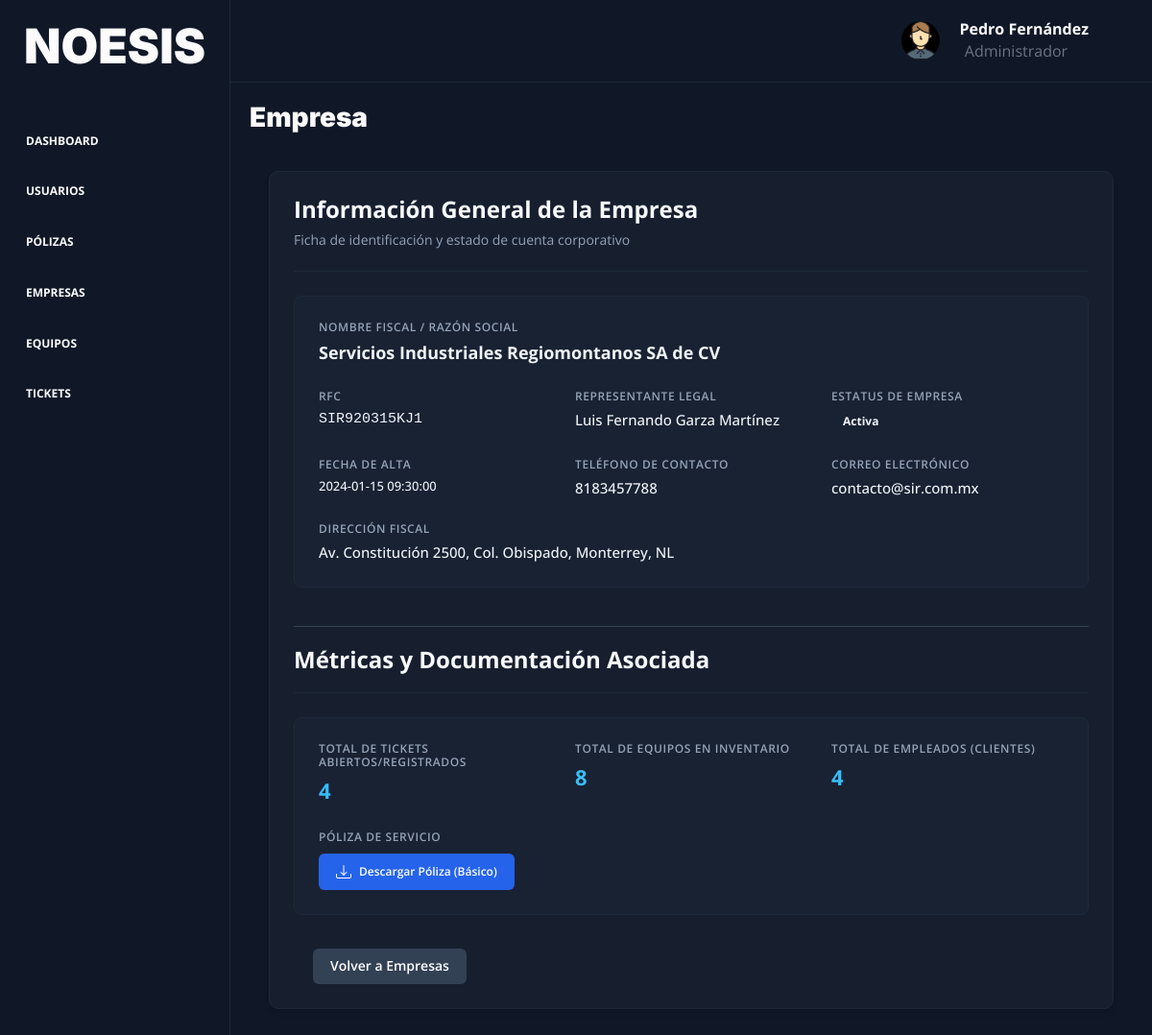
Page /empresas/ver?id=2 (signed in) on the committed database.
### tables this page shows
CREATE TABLE `empresa` (
  `id` int NOT NULL AUTO_INCREMENT,
  `nombre_fiscal` varchar(100) NOT NULL,
  `rfc` varchar(15) NOT NULL,
  `direccion` varchar(255) NOT NULL,
  `correo` varchar(70) NOT NULL,
  `telefono` varchar(20) NOT NULL,
  `representante_legal` varchar(100) NOT NULL,
  `estatus` enum('Activa','Inactiva','Suspendida') NOT NULL,
  `fecha_alta` datetime NOT NULL,
  PRIMARY KEY (`id`),
  UNIQUE KEY `rfc` (`rfc`)
);

CREATE TABLE `poliza` (
  `id` int NOT NULL AUTO_INCREMENT,
  `id_empresa` int NOT NULL,
  `numero_poliza` varchar(45) NOT NULL,
  `tipo_plan` enum('Básico','Estándar','Premium') NOT NULL,
  `costo` decimal(12,2) NOT NULL,
  `monto_cobertura` decimal(12,2) NOT NULL,
  `poliza_pdf` varchar(255) NOT NULL,
  `periodo` enum('Mensual','Bimestral','Trimestral','Tetramestral','Semestral','Anual') DEFAULT NULL,
  `estatus` enum('Vigente','Finalizada','Cancelada') NOT NULL,
  `fecha_inicio` date DEFAULT NULL,
  `fecha_vencimiento` date DEFAULT NULL,
  PRIMARY KEY (`id`),
  KEY `id_empresa_FK_idx` (`id_empresa`),
  CONSTRAINT `id_poliza_empresa_FK` FOREIGN KEY (`id_empresa`) REFERENCES `empresa` (`id`)
);

### controllers/EmpresaController.php (called while the page is built, shortened)
<?php
class EmpresaController {
    public static function verEmpresa(Router $router) {
        $id = $_GET['id'] ?? null;
        $id = filter_var($id, FILTER_VALIDATE_INT);
        $empresa = Empresa::find($id);
        $empresa->total_tickets   = Ticket::contarWhere('id_empresa', $empresa->id);
        $empresa->total_equipos   = Equipo::contarWhere('id_empresa', $empresa->id);
        $empresa->total_empleados = Cliente::contarWhere('id_empresa', $empresa->id);
        $empresa->poliza = Poliza::findVigenteByEmpresa($id);
        $router->render('dashboard/empresas/empresa-ver', [
            'titulo' => 'Detalle de Empresa',
            'empresa' => $empresa
        ]);
    }
}

### public/index.php (called while the page is built, shortened)
<?php
$router = new Router();
$router->get('/', [LoginController::class, 'Login']);
$router->post('/', [LoginController::class, 'Login']);
$router->get('/recuperar', [LoginController::class, 'recuperar']);
$router->post('/recuperar', [LoginController::class, 'recuperar']);
$router->get('/logout', [LoginController::class, 'logout']);
$router->get('/confirmar-cuenta', [LoginController::class, 'confirmarCuenta']);
$router->post('/confirmar-cuenta', [LoginController::class, 'confirmarCuenta']);
$router->get('/dashboard', [DashboardController::class, 'index']);
$router->get('/usuarios', [UsuariosController::class, 'usuarios']);
$router->get('/usuarios/agregar-trabajador', [UsuariosController::class, 'agregarUsuarioEmpleado']);
$router->post('/usuarios/agregar-trabajador', [UsuariosController::class, 'agregarUsuarioEmpleado']);
$router->post('/usuarios/eliminar-trabajador', [UsuariosController::class, 'eliminarUsuarioEmpleado']);
$router->get('/usuarios/editar-trabajador', [UsuariosController::class, 'editarUsuarioEmpleado']);
$router->post('/usuarios/editar-trabajador', [UsuariosController::class, 'editarUsuarioEmpleado']);
$router->get('/usuarios/agregar-cliente', [UsuariosController::class, 'agregarUsuarioCliente']);
$router->post('/usuarios/agregar-cliente', [UsuariosController::class, 'agregarUsuarioCliente']);
$router->post('/usuarios/eliminar-cliente', [UsuariosController::class, 'eliminarUsuarioCliente']);
$router->get('/usuarios/editar-cliente', [UsuariosController::class, 'editarUsuarioCliente']);
$router->post('/usuarios/editar-cliente', [UsuariosController::class, 'editarUsuarioCliente']);
$router->get('/empresas', [EmpresaController::class, 'empresas']);
$router->get('/empresas/agregar', [EmpresaController::class, 'agregarEmpresa']);
$router->post('/empresas/agregar', [EmpresaController::class, 'agregarEmpresa']);
$router->post('/empresas/eliminar', [EmpresaController::class, 'eliminarEmpresa']);
$router->get('/empresas/editar', [EmpresaController::class, 'editarEmpresa']);
$router->post('/empresas/editar', [EmpresaController::class, 'editarEmpresa']);
$router->get('/polizas', [PolizaController::class, 'polizas']);
$router->get('/polizas/agregar', [PolizaController::class, 'agregarPoliza']);
$router->post('/polizas/agregar', [PolizaController::class, 'agregarPoliza']);
$router->post('/polizas/eliminar', [PolizaController::class, 'eliminarPoliza']);
$router->get('/polizas/editar', [PolizaController::class, 'editarPoliza']);
$router->post('/polizas/editar', [PolizaController::class, 'editarPoliza']);
$router->get('/equipos', [EquipoController::class, 'equipos']);
$router->get('/equipos/agregar', [EquipoController::class, 'agregarEquipo']);
$router->post('/equipos/agregar', [EquipoController::class, 'agregarEquipo']);
$router->post('/equipos/eliminar', [EquipoController::class, 'eliminarEquipo']);
$router->get('/equipos/editar', [EquipoController::class, 'editarEquipo']);
$router->post('/equipos/editar', [EquipoController::class, 'editarEquipo']);
$router->get('/equipos/ver', [EquipoController::class, 'verEquipo']);
$router->get('/empresas/ver', [EmpresaController::class, 'verEmpresa']);
$router->get('/tickets', [TicketController::class, 'tickets']);
$router->get('/tickets/agregar', [TicketController::class, 'agregarTicket']);
$router->post('/tickets/agregar', [TicketController::class, 'agregarTicket']);
$router->get('/tickets/editar', [TicketController::class, 'editarTicket']);
$router->post('/tickets/editar', [TicketController::class, 'editarTicket']);
$router->get('/tickets/detalle', [TicketController::class, 'verDetalleTicket']);
$router->get('/tickets/seguimiento', [TicketController::class, 'seguimientoTecnico']);
$router->post('/tickets/seguimiento', [TicketController::class, 'seguimientoTecnico']);
$router->comprobarRutas();

### models/ActiveRecord.php (called while the page is built, shortened)
<?php
class ActiveRecord {
    protected static $db;
    protected static $tabla = '';
    public static function setDB($database) {
        self::$db = $database;
    }
    public static function find($id) {
        $query = "SELECT * FROM " . static::$tabla  ." WHERE id = $id";
        $resultado = self::consultarSQL($query);
        return array_shift( $resultado ) ;
    }
    public static function consultarSQL($query) {
        $resultado = self::$db->query($query);
        $array = [];
        while($registro = $resultado->fetch_assoc()) {
            $array[] = static::crearObjeto($registro);
        }
        return $array;
    }
    protected static function crearObjeto($registro) {
        $objeto = new static;
        foreach($registro as $key => $value ) {
            if(property_exists( $objeto, $key  )) {
                $objeto->$key = $value;
            }
        }
        return $objeto;
    }
}

### includes/funciones.php (called while the page is built, shortened)
<?php
function s($html) : string {
    $s = htmlspecialchars($html);
    return $s;
}

### models/Poliza.php (called while the page is built, shortened)
<?php
class Poliza extends ActiveRecord {
    public static function findVigenteByEmpresa($id_empresa) {
        $query = "SELECT * FROM poliza WHERE id_empresa = " . (int)$id_empresa . " AND estatus = 'Vigente' LIMIT 1";
        $resultado = self::consultarSQL($query);
        return array_shift($resultado);
    }
}

### views/dashboard/empresas/empresa-ver.php (the view, shortened to what this page needs)
<?php include_once __DIR__ . '/../header-dashboard.php'; ?>
<div class="vista-detalle-layout">
    <h3>Empresa</h3>
    <div class="tarjeta-detalle">
        <div class="detalle-header" style="display: flex; justify-content: space-between; align-items: center;">
            <div>
                <h4>Información General de la Empresa</h4>
                <p>Ficha de identificación y estado de cuenta corporativo</p>
            </div>
        </div>
        <div class="ficha-tecnica-grid">
            <div class="ficha-item ancho-completo">
                <span class="ficha-label">Nombre Fiscal / Razón Social</span>
                <span class="ficha-value" style="font-size: 1.8rem; font-weight: bold;"><?php echo s($empresa->nombre_fiscal); ?></span>
            </div>
            <div class="ficha-item">
                <span class="ficha-label">RFC</span>
                <span class="ficha-value" style="font-family: monospace; font-size: 1.5rem;"><?php echo s($empresa->rfc); ?></span>
            </div>
            <div class="ficha-item">
                <span class="ficha-label">Representante Legal</span>
                <span class="ficha-value"><?php echo s($empresa->representante_legal); ?></span>
            </div>
            <div class="ficha-item">
                <span class="ficha-label">Estatus de Empresa</span>
                <span class="ficha-value">
                    <span class="detalle-badge <?php echo strtolower(s($empresa->estatus)); ?>">
                        <?php echo s($empresa->estatus); ?>
                    </span>
                </span>
            </div>
            <div class="ficha-item">
                <span class="ficha-label">Fecha de Alta</span>
                <span class="ficha-value" style="font-size: 1.3rem;"><?php echo s($empresa->fecha_alta); ?></span>
            </div>
            <div class="ficha-item">
                <span class="ficha-label">Teléfono de Contacto</span>
                <span class="ficha-value"><?php echo s($empresa->telefono); ?></span>
            </div>
            <div class="ficha-item">
                <span class="ficha-label">Correo Electrónico</span>
                <span class="ficha-value"><?php echo s($empresa->correo); ?></span>
            </div>
            <div class="ficha-item ancho-completo">
                <span class="ficha-label">Dirección Fiscal</span>
                <span class="ficha-value"><?php echo s($empresa->direccion); ?></span>
            </div>
        </div>
        <div class="detalle-header" style="margin-top: 4rem; border-top: 1px solid #334155; padding-top: 2rem;">
            <h4>Métricas y Documentación Asociada</h4>
        </div>
        <div class="ficha-tecnica-grid">
            <div class="ficha-item">
                <span class="ficha-label">Total de Tickets Abiertos/Registrados</span>
                <span class="ficha-value" style="font-size: 2.2rem; font-weight: bold; color: #38bdf8;">
                    <?php echo (int) $empresa->total_tickets; ?>
                </span>
            </div>
            <div class="ficha-item">
                <span class="ficha-label">Total de Equipos en Inventario</span>
                <span class="ficha-value" style="font-size: 2.2rem; font-weight: bold; color: #38bdf8;">
                    <?php echo (int) $empresa->total_equipos; ?>
                </span>
            </div>
            <div class="ficha-item">
                <span class="ficha-label">Total de Empleados (Clientes)</span>
                <span class="ficha-value" style="font-size: 2.2rem; font-weight: bold; color: #38bdf8;">
                    <?php echo (int) $empresa->total_empleados; ?>
                </span>
            </div>
            <div class="ficha-item">
                <span class="ficha-label">Póliza de Servicio</span>
                <span class="ficha-value">
                    <?php if(!empty($empresa->poliza) && !empty($empresa->poliza->poliza_pdf)): ?>
                        <?php
                            $ruta_archivo = "/build/pdf/polizas/" . s($empresa->id) . "/" . s($empresa->poliza->poliza_pdf);
                        ?>
                        <a href="<?php echo $ruta_archivo; ?>"
                        download="<?php echo s($empresa->poliza->poliza_pdf); ?>"
                        target="_blank"
                        class="btn-imprimir"
                        style="display: inline-flex; align-items: center; text-decoration: none; font-size: 1.2rem; margin-top: 0.5rem;">
                            Descargar Póliza (<?php echo s($empresa->poliza->tipo_plan); ?>)
                        </a>
                    <?php else: ?>
                        <span style="color: #94a3b8; font-style: italic; font-size: 1.3rem; display: block; margin-top: 0.8rem;">
                            No cuenta con una póliza vigente registrada
                        </span>
                    <?php endif; ?>
                </span>
            </div>
        </div>
        <?php if($rol === 'Cliente'): ?>
        <?php else: ?>
            <div class="contenedor-botones" style="margin-top: 3rem;">
                <a href="/empresas" class="btn-imprimir" style="text-decoration: none; background-color: #334155;">
                    Volver a Empresas
                </a>
            </div>
        <?php endif; ?>
    </div>
</div>
<?php
    include_once __DIR__ . '/../footer-dashboard.php';
?>

### public/build/css/app.css (style rules this page uses)
html { line-height:1.15;-webkit-text-size-adjust:100% }
body { margin:0 }
a { background-color:rgba(0,0,0,0) }
*,*:before,*:after { box-sizing:inherit }
html { font-size:62.5%;box-sizing:border-box }
body { font-family:"Open Sans",sans-serif;background:#101828;font-size:1.6rem;min-height:100%;overflow-y:auto;overflow-x:hidden;scrollbar-width:thin;scrollbar-color:#162042 #101828 }
a { text-decoration:none }
h1,h2,h3 { font-family:"Inter",sans-serif;margin:0 0 2.5rem 0;font-weight:900 }
h3 { font-size:4rem }
p { font-size:2rem;color:#6b7280;line-height:1.8 }
.vista-detalle-layout { background-color:#101828;min-height:100vh;padding:2rem;margin-left:24rem;overflow-x:hidden }
.vista-detalle-layout .tarjeta-detalle { background-color:#171f2f;margin:4rem 2rem;border:1px solid #1d2939;border-radius:1rem;max-width:100%;padding:2.5rem;box-shadow:0 4px 6px -1px rgba(0,0,0,.1),0 2px 4px -1px rgba(0,0,0,.06) }
.vista-detalle-layout .tarjeta-detalle .btn-imprimir { display:inline-flex;align-items:center;background-color:#2563eb;color:#fff;border:none;padding:1rem 1.8rem;font-size:1.4rem;font-weight:600;border-radius:.6rem;cursor:pointer;transition:background-color .2s ease }
.vista-detalle-layout .tarjeta-detalle .detalle-header { border-bottom:1px solid #1d2939;padding-bottom:2rem;margin-bottom:2.5rem }
.vista-detalle-layout .tarjeta-detalle .detalle-header h4 { margin:0;font-size:2.4rem;font-weight:700;color:#f8fafc }
.vista-detalle-layout .tarjeta-detalle .detalle-header p { margin:0;padding:.5rem 0 0 0;font-size:1.4rem;color:#94a3b8 }
.vista-detalle-layout .tarjeta-detalle .ficha-tecnica-grid { display:grid;grid-template-columns:repeat(auto-fit, minmax(24rem, 1fr));gap:2.5rem;margin-bottom:3.5rem;background-color:rgba(30,41,59,.35);padding:2.5rem;border-radius:.8rem;border:1px solid #1d2939 }
.vista-detalle-layout .tarjeta-detalle .ficha-tecnica-grid .ficha-item { display:flex;flex-direction:column;gap:.6rem }
.vista-detalle-layout .tarjeta-detalle .ficha-tecnica-grid .ficha-item .ficha-label { font-size:1.2rem;text-transform:uppercase;letter-spacing:.05em;color:#94a3b8;font-weight:600 }
.vista-detalle-layout .tarjeta-detalle .ficha-tecnica-grid .ficha-item .ficha-value { font-size:1.5rem;color:#f1f5f9;font-weight:500;line-height:1.5 }
.vista-detalle-layout .tarjeta-detalle .ficha-tecnica-grid .ficha-item.ancho-completo { grid-column:1/-1 }
.vista-detalle-layout .tarjeta-detalle .detalle-badge { display:inline-block;padding:.4rem 1.2rem;border-radius:2rem;font-size:1.2rem;font-weight:700;text-align:center }
.vista-detalle-layout .tarjeta-detalle .contenedor-botones { display:flex;justify-content:space-between;margin:0 2rem }
.dashboard h3 { font-size:2.8rem }

### rows in the picture
empresa: nombre_fiscal "Servicios Industriales Regiomontanos SA de CV", rfc "SIR920315KJ1", representante_legal "Luis Fernando Garza Martínez", estatus "Activa", fecha_alta "2024-01-15 09:30:00", telefono "8183457788", correo "contacto@sir.com.mx", direccion "Av. Constitución 2500, Col. Obispado, Monterrey, NL"
poliza: tipo_plan "Básico"

### other values in the picture
$_SESSION['nombre'] "Pedro Fernández"
$_SESSION['rol'] "Administrador"
$empresa->total_tickets "4"
$empresa->total_equipos "8"
$empresa->total_empleados "4"
